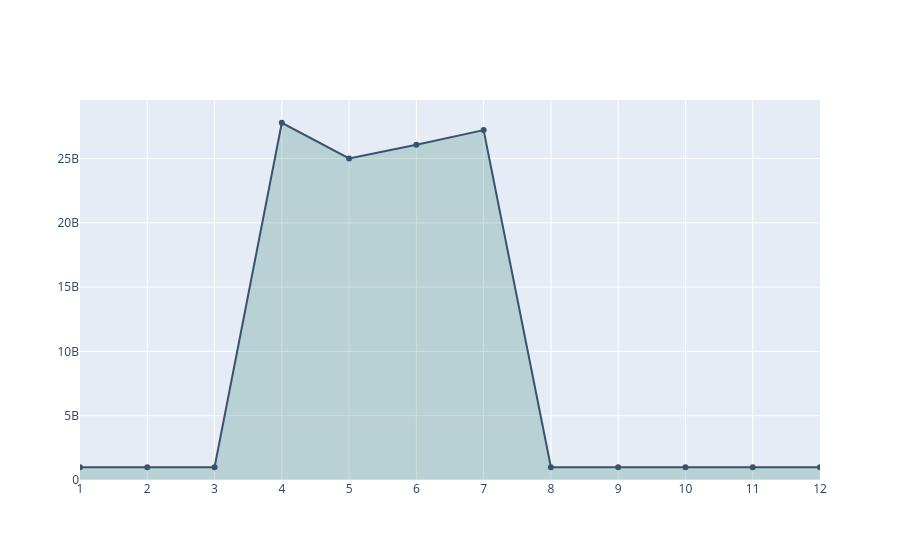

Source (notebook cell):
### Code cell
fig = go.Figure((go.Scatter(x=month, y=month_sum_prc, name='매출건수', text=date_count, marker_color='rgb(55, 83, 109)',fill='tozeroy', fillcolor='rgba(0,100,80,0.2)')))
fig.show()

### Figure 1 — Plotly figure (JSON) as saved in the notebook; plotly's stock layout.template omitted (floating-point values rounded to 4 significant figures)
{"data": [{"fill": "tozeroy", "fillcolor": "rgba(0,100,80,0.2)", "marker": {"color": "rgb(55, 83, 109)"}, "name": "매출건수", "text": [[1590], [1535], [2121], [1911], [1541], [1438], [1489], [1269], [1304], [1713], [1683], [1527], [1553], [1586], [1276], [1244], [1796], [1788], [1590], [1515], [1764], [1411], [1233], [1998], [1953], [1574], [1470], [1339], [1227], [1394], [1919], [1672], [1506], [1159], [1253], [1294], [1161], [1716], [1654], [1542], [1462], [1417], [1234], [1375], [1712], [1633], [1442], [1325], [1124], [1160], [1120], [1674], [1547], [1456], [1307], [1343], [1137], [1063], [1575], [1732], [1729], [4037], [2877], [2676], [2708], [3137], [1881], [1343], [1220], [1155], [941], [1071], [1845], [1276], [1235], [1213], [1141], [991], [1071], [1633], [1332], [1380], [1099], [1066], [996], [1095], [1407], [1317], [1156], [1070], [1159], [1513], [1453], [1938], [1928], [1745], [1544], [1474], [1234], [1394], [1975], [1647], [1519], [1574], [1550], [1393], [1301], [2009], [1945], [1768], [1585], [1472], [1158], [1356], [1825], [1915], [1515], [1528], [1384], [1211], [1290], [1690]], "type": "scatter", "x": ["1", "2", "3", "4", "5", "6", "7", "8", "9", "10", "11", "12"], "y": [1000000000, 1000000000, 1000000000, 27784995941, 25007493392, 26074789039, 27214190081, 1000000000, 1000000000, 1000000000, 1000000000, 1000000000]}], "layout": {}}
